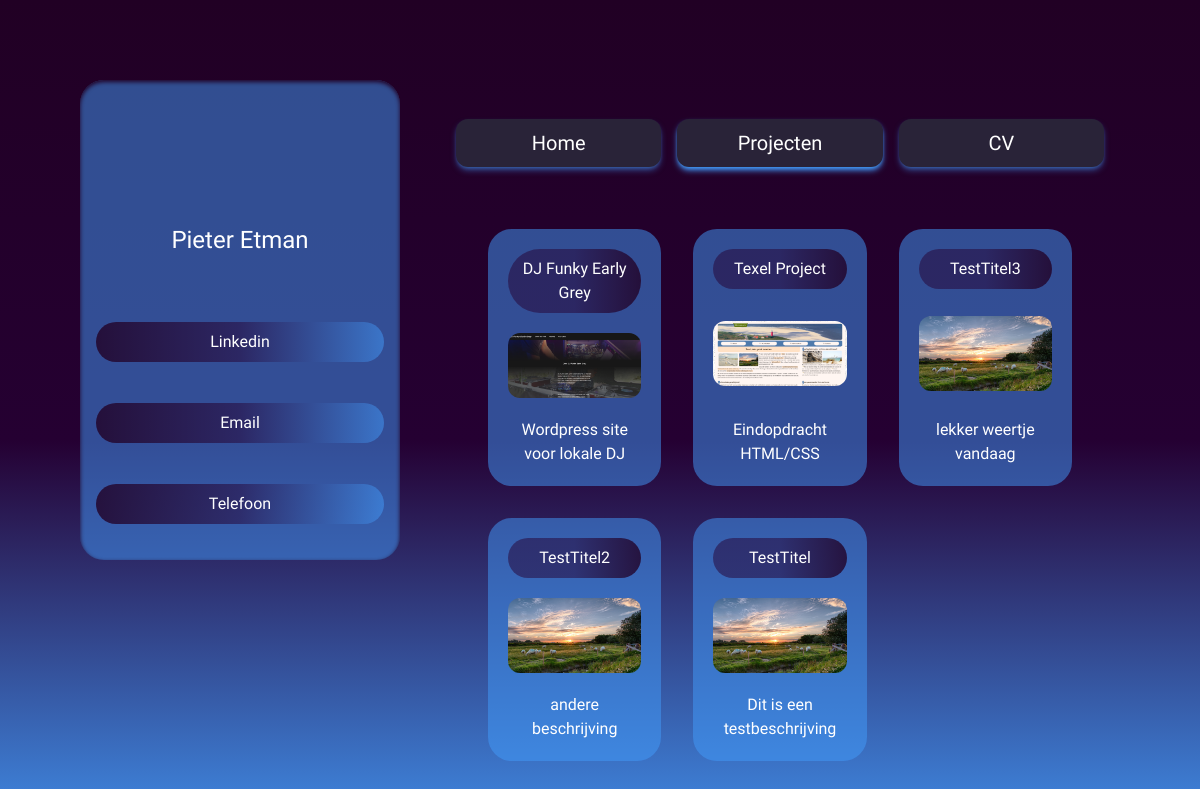
Page /projecten on the committed database.
### main/models.py (models this page shows, shortened)
class Project(models.Model):
    title = models.CharField(max_length=64)
    description = models.CharField(max_length=200)
    thumbnail = models.FilePathField(path='static/main')
    text = models.CharField(max_length = 4000)
    hyperlink = models.URLField(max_length = 200, blank=True)

### main/views.py (the view)
# urls.py: path('projecten', views.projecten, name="projecten"),
def projecten(response):
    y = 0
    for x in Project.objects.all():
        y = y + 1
    return render(response, "main/projecten.html", {"smallw":y//2, "largew":y//3, "projects": Project.objects.all().order_by('id').reverse()})

### main/templates/main/projecten.html (shortened to what this page needs)
{% extends "main/base.html" %}
{% block pagecontent %}
    <div class="grid grid-cols-2 grid-rows-{{smallw}} lg:grid-cols-3 lg:grid-rows-{{largew}} gap-8">
        {% for project in projects %}
            {% if project.hyperlink != "" %}
            <a class="rounded-3xl bg-strato-a p-5 min-w-fit flex flex-col justify-between" target="_blank" href={{project.hyperlink}}>
                <h2 class="text-center text-l w-full py-2 rounded-full bg-gradient-to-l from-exo-a via-meso-a to-meso-a">{{project.title}}</h2>
                <img class="m-auto my-5 rounded-xl" src={{project.thumbnail}} />
                <p class="text-center">{{project.description}}</p>
            {% else %}
            <div class="rounded-3xl bg-strato-a p-5 min-w-fit flex flex-col justify-between">
                <h2 class="text-center text-l w-full py-2 rounded-full bg-gradient-to-l from-exo-a via-meso-a to-meso-a">{{project.title}}</h2>
                <img class="m-auto my-5 rounded-xl" src={{project.thumbnail}} />
                <p class="text-center">{{project.description}}</p>
            </div>
            {% endif %}
        {% endfor %}
    </div>
{% endblock pagecontent %}

### main/templates/main/base.html (shortened to what this page needs)
{% load static %}
<!DOCTYPE html>
<html>
  <head>
    <link rel="stylesheet" type="text/css" href="{% static 'css/output.css' %}" />
  </head>
  <body>
    <div class="flex bg-gradient-to-t from-strato via-meso to-exo">
      <div class="m-auto min-h-screen w-full grid-cols-3 gap-10 lg:mx-20 lg:mt-20 lg:grid">
        <div class="col-span-2 col-start-2 flex items-center justify-center">
          <div class="h-4/5 w-full items-center justify-center text-center lg:flex">
            <div class="mb-1 bg-exo shadow-sm shadow-exo lg:mb-0 lg:h-full lg:w-full lg:px-2 lg:bg-transparent lg:shadow-none">
              <div class="flex flex-col items-center justify-center py-4 text-white lg:h-full lg:w-full lg:flex-row">
                <a class="font-lexend m-2 w-3/5 rounded-xl bg-exo-b py-2 text-center shadow-md lg:flex lg:h-1/2 lg:max-h-20 lg:min-h-[3rem] lg:text-xl ] lg:items-center lg:justify-center lg:py-5 {% if request.path == "/" %}shadow-strato{% else %}shadow-strato-a{% endif %}" href="{% url "home" %}">Home</a>
                <a class="font-lexend m-2 w-3/5 rounded-xl bg-exo-b py-2 text-center shadow-md lg:flex lg:h-1/2 lg:max-h-20 lg:min-h-[3rem] lg:text-xl  lg:items-center lg:justify-center lg:py-5 {% if request.path == "/projecten" %}shadow-strato{% else %}shadow-strato-a{% endif %}" href="{% url "projecten" %}">Projecten</a>
                <a class="font-lexend m-2 w-3/5 rounded-xl bg-exo-b py-2 text-center shadow-md lg:flex lg:h-1/2 lg:max-h-20 lg:min-h-[3rem] lg:text-xl lg:items-center lg:justify-center  {% if request.path == "/cv" %}shadow-strato{% else %}shadow-strato-a{% endif %} " href="">CV</a>
              </div>
            </div>
          </div>
        </div>
        <div class="col-span-1 col-start-1 row-span-6 row-start-1 lg:h-2/5 lg:max-h-[40em] lg:min-h-[30em] lg:sticky lg:top-14">
          <div class="rounded-b-3xl bg-strato-a shadow-inner shadow-exo lg:h-full lg:w-full lg:rounded-3xl">
            <div class="grid w-full grid-cols-2 gap-4 px-4 pt-4 lg:h-full lg:grid-cols-1 lg:gap-0">
              <div class="col-span-2 row-start-1 text-center text-white lg:col-span-1 lg:row-start-2 lg:self-center">
                <h1 class="text-2xl lg:mb-2 font-lexend">Pieter Etman</h1>
              </div>
              <div class="row-start-2 flex flex-col items-start justify-center pb-4 text-white lg:row-start-3 lg:w-full lg:items-center lg:justify-around">
                <a class="font-lexend m-2 w-full rounded-full bg-gradient-to-r from-exo-a via-meso-a to-strato-a py-2 text-center" target="_blank" href="https://nl.linkedin.com/in/pieter-e-b9b394294">Linkedin</a>
                <a class="font-lexend m-2 w-full rounded-full bg-gradient-to-r from-exo-a via-meso-a to-strato-a py-2 text-center" target="_blank" href="">Email</a>
                <a class="font-lexend m-2 w-full rounded-full bg-gradient-to-r from-exo-a via-meso-a to-strato-a py-2 text-center" target="_blank" href="">Telefoon</a>
              </div>
              <div class="row-start-2 flex items-center justify-center pb-4 lg:order-first lg:row-start-1">
              </div>
            </div>
          </div>
        </div>
        <div class="col-span-2 col-start-2 row-span-6 row-start-2 lg:-mt-20 lg:h-4/5">
          <div class="m-4 my-8 rounded-3xl bg-gradient-to-t from-exo-a via-meso-a to-strato-a text-white lg:bg-none lg:h-fit">
            <div class="p-8 font-lexend font-light">
              {% block pagecontent %}{% endblock pagecontent %}
            </div>
          </div>
        </div>
      </div>
    </div>
  </body>
</html>

### rows in the picture
Project: title "DJ Funky Early Grey", shows a picture, description "Wordpress site voor lokale DJ"
Project: title "Texel Project", shows a picture, description "Eindopdracht HTML/CSS"
Project: title "TestTitel3", description "lekker weertje vandaag"
Project: title "TestTitel2", description "andere beschrijving"
Project: title "TestTitel", description "Dit is een testbeschrijving"
